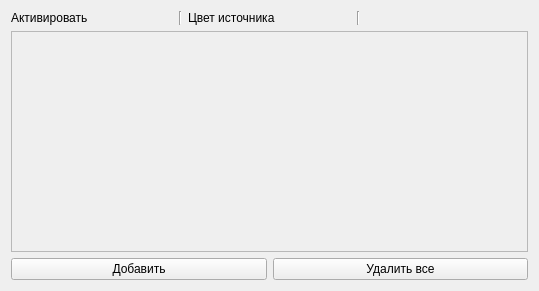
<?xml version="1.0" encoding="UTF-8"?>
<ui version="4.0">
 <class>LightManagerWidget</class>
 <widget class="QWidget" name="LightManagerWidget">
  <property name="geometry">
   <rect>
    <x>0</x>
    <y>0</y>
    <width>539</width>
    <height>291</height>
   </rect>
  </property>
  <property name="windowTitle">
   <string>LightManagerWidget</string>
  </property>
  <layout class="QVBoxLayout" name="verticalLayout_3">
   <item>
    <layout class="QVBoxLayout" name="verticalLayout">
     <item>
      <layout class="QHBoxLayout" name="horizontalLayout_3">
       <item>
        <widget class="QLabel" name="label">
         <property name="text">
          <string>Активировать</string>
         </property>
         <property name="margin">
          <number>5</number>
         </property>
        </widget>
       </item>
       <item>
        <widget class="Line" name="line">
         <property name="orientation">
          <enum>Qt::Vertical</enum>
         </property>
        </widget>
       </item>
       <item>
        <widget class="QLabel" name="label_2">
         <property name="text">
          <string>Цвет источника</string>
         </property>
        </widget>
       </item>
       <item>
        <widget class="Line" name="line_2">
         <property name="orientation">
          <enum>Qt::Vertical</enum>
         </property>
        </widget>
       </item>
       <item>
        <widget class="QLabel" name="label_4">
         <property name="text">
          <string/>
         </property>
        </widget>
       </item>
      </layout>
     </item>
     <item>
      <widget class="QScrollArea" name="scrollArea">
       <property name="widgetResizable">
        <bool>true</bool>
       </property>
       <widget class="QWidget" name="scrollAreaWidgetContents_2">
        <property name="geometry">
         <rect>
          <x>0</x>
          <y>0</y>
          <width>517</width>
          <height>199</height>
         </rect>
        </property>
        <layout class="QHBoxLayout" name="horizontalLayout">
         <item>
          <layout class="QVBoxLayout" name="verticalLayout_2"/>
         </item>
        </layout>
       </widget>
      </widget>
     </item>
     <item>
      <layout class="QHBoxLayout" name="horizontalLayout_2">
       <item>
        <widget class="QPushButton" name="addBtn">
         <property name="text">
          <string>Добавить</string>
         </property>
        </widget>
       </item>
       <item>
        <widget class="QPushButton" name="removeBtn">
         <property name="text">
          <string>Удалить все</string>
         </property>
        </widget>
       </item>
      </layout>
     </item>
    </layout>
   </item>
  </layout>
 </widget>
 <layoutdefault spacing="6" margin="11"/>
 <resources/>
 <connections/>
</ui>
